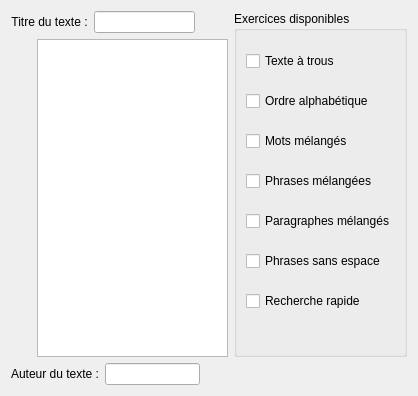
         <widget class="QWidget" name="TEscrollAreaWidgetContents">
          <property name="geometry">
           <rect>
            <x>0</x>
            <y>0</y>
            <width>418</width>
            <height>396</height>
           </rect>
          </property>
          <layout class="QGridLayout" name="gridLayout">
           <item row="0" column="0" colspan="2">
            <layout class="QHBoxLayout" name="horizontalLayout_13">
             <item>
              <widget class="QLabel" name="TElblTitreTexte">
               <property name="text">
                <string>Titre du texte :</string>
               </property>
               <property name="alignment">
                <set>Qt::AlignCenter</set>
               </property>
              </widget>
             </item>
             <item>
              <widget class="QLineEdit" name="GEleTitre"/>
             </item>
             <item>
              <spacer name="horizontalSpacer_28">
               <property name="orientation">
                <enum>Qt::Horizontal</enum>
               </property>
               <property name="sizeHint" stdset="0">
                <size>
                 <width>40</width>
                 <height>20</height>
                </size>
               </property>
              </spacer>
             </item>
            </layout>
           </item>
           <item row="0" column="2" rowspan="2">
            <widget class="QGroupBox" name="GEgbExercices">
             <property name="title">
              <string>Exercices disponibles</string>
             </property>
             <layout class="QVBoxLayout" name="verticalLayout">
              <property name="spacing">
               <number>20</number>
              </property>
              <property name="sizeConstraint">
               <enum>QLayout::SetMinimumSize</enum>
              </property>
              <property name="topMargin">
               <number>20</number>
              </property>
              <item>
               <widget class="QCheckBox" name="GEcbTexteTrous">
                <property name="toolTip">
                 <string>Cocher pour permettre l'édition d'exercice de ce type</string>
                </property>
                <property name="text">
                 <string>Texte à trous</string>
                </property>
               </widget>
              </item>
              <item>
               <widget class="QCheckBox" name="GEcbOrdreAlphabetique">
                <property name="toolTip">
                 <string>Cocher pour permettre l'édition d'exercice de ce type</string>
                </property>
                <property name="text">
                 <string>Ordre alphabétique</string>
                </property>
               </widget>
              </item>
              <item>
               <widget class="QCheckBox" name="GEcbMotsMelanges">
                <property name="toolTip">
                 <string>Cocher pour permettre l'édition d'exercice de ce type</string>
                </property>
                <property name="text">
                 <string>Mots mélangés</string>
                </property>
               </widget>
              </item>
              <item>
               <widget class="QCheckBox" name="GEcbPhrasesMelangees">
                <property name="toolTip">
                 <string>Cocher pour permettre l'édition d'exercice de ce type</string>
                </property>
                <property name="text">
                 <string>Phrases mélangées</string>
                </property>
               </widget>
              </item>
              <item>
               <widget class="QCheckBox" name="GEcbParagraphesMelanges">
                <property name="toolTip">
                 <string>Cocher pour permettre l'édition d'exercice de ce type</string>
                </property>
                <property name="text">
                 <string>Paragraphes mélangés</string>
                </property>
               </widget>
              </item>
              <item>
               <widget class="QCheckBox" name="GEcbPhrasesSansEspace">
                <property name="toolTip">
                 <string>Cocher pour permettre l'édition d'exercice de ce type</string>
                </property>
                <property name="text">
                 <string>Phrases sans espace</string>
                </property>
               </widget>
              </item>
              <item>
               <widget class="QCheckBox" name="GEcbRechercheRapide">
                <property name="toolTip">
                 <string>Cocher pour permettre l'édition d'exercice de ce type</string>
                </property>
                <property name="text">
                 <string>Recherche rapide</string>
                </property>
               </widget>
              </item>
              <item>
               <spacer name="verticalSpacer_9">
                <property name="orientation">
                 <enum>Qt::Vertical</enum>
                </property>
                <property name="sizeHint" stdset="0">
                 <size>
                  <width>20</width>
                  <height>40</height>
                 </size>
                </property>
               </spacer>
              </item>
             </layout>
            </widget>
           </item>
           <item row="1" column="0">
            <layout class="QVBoxLayout" name="vlNettoyer">
             <item>
              <widget class="AbulEduFlatBoutonV1" name="TEbtnModifier" native="true">
               <property name="sizePolicy">
                <sizepolicy hsizetype="Fixed" vsizetype="Fixed">
                 <horstretch>0</horstretch>
                 <verstretch>0</verstretch>
                </sizepolicy>
               </property>
               <property name="toolTip">
                <string/>
               </property>
               <property name="text" stdset="0">
                <string>&amp;Sauvegarde
du texte</string>
               </property>
              </widget>
             </item>
             <item>
              <widget class="AbulEduFlatBoutonV1" name="TEbtnOuvrirTexte" native="true">
               <property name="text" stdset="0">
                <string>&amp;Ouvrir
un texte</string>
               </property>
              </widget>
             </item>
             <item>
              <widget class="AbulEduFlatBoutonV1" name="TEbtnNettoyer" native="true">
               <property name="toolTip">
                <string>Nettoie le texte d'espaces, sauts de lignes, ... inutiles</string>
               </property>
               <property name="text" stdset="0">
                <string>&amp;Nettoyer</string>
               </property>
              </widget>
             </item>
             <item>
              <spacer name="vsNettoyer">
               <property name="orientation">
                <enum>Qt::Vertical</enum>
               </property>
               <property name="sizeHint" stdset="0">
                <size>
                 <width>20</width>
                 <height>40</height>
                </size>
               </property>
              </spacer>
             </item>
            </layout>
           </item>
           <item row="1" column="1">
            <widget class="QTextEdit" name="TEteTexte">
             <property name="acceptRichText">
              <bool>false</bool>
             </property>
            </widget>
           </item>
           <item row="2" column="0" colspan="2">
            <layout class="QHBoxLayout" name="horizontalLayout_16">
             <item>
              <widget class="QLabel" name="label_8">
               <property name="text">
                <string>Auteur du texte :</string>
               </property>
              </widget>
             </item>
             <item>
              <widget class="QLineEdit" name="GEleAuteur"/>
             </item>
             <item>
              <spacer name="horizontalSpacer_29">
               <property name="orientation">
                <enum>Qt::Horizontal</enum>
               </property>
               <property name="sizeHint" stdset="0">
                <size>
                 <width>40</width>
                 <height>20</height>
                </size>
               </property>
              </spacer>
             </item>
            </layout>
           </item>
          </layout>
         </widget>
